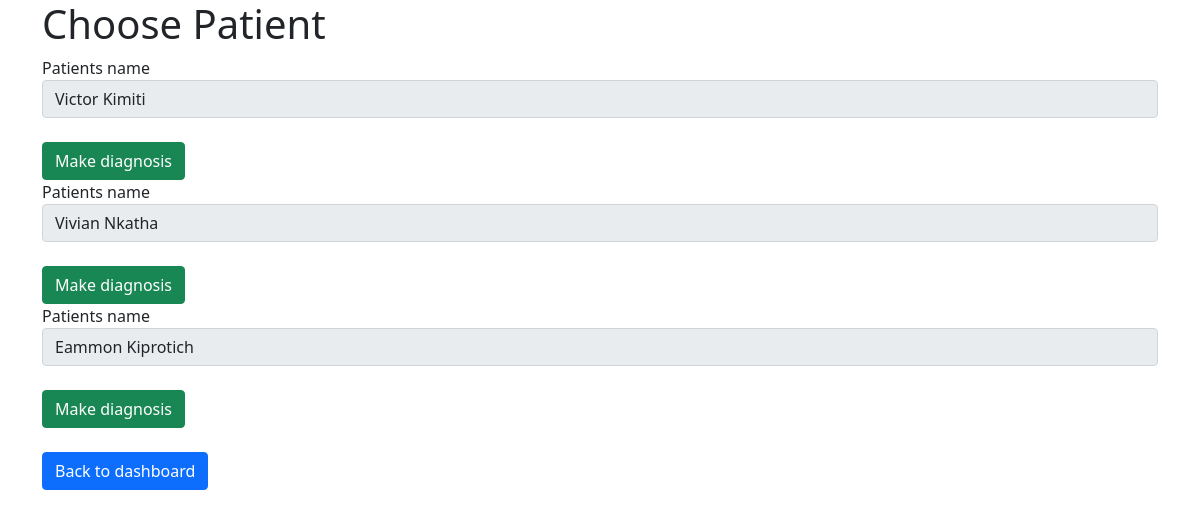
The app's page /diagnosis.php with its own data.
### tables this page shows
CREATE TABLE `appointments` (
  `username` varchar(250) DEFAULT NULL,
  `firstname` varchar(250) NOT NULL,
  `lastname` varchar(250) NOT NULL,
  `email` varchar(250) NOT NULL,
  `age` int(11) NOT NULL,
  `doctor` varchar(250) DEFAULT NULL,
  `time` datetime DEFAULT NULL
);

### diagnosis.php (the view, shortened to what this page needs)
<?php
require_once "databasecon.php";
$username = '%'.$_GET['name'].'%';
$statement  =$pdo->prepare("SELECT * FROM appointments where doctor like :username");
$statement->bindValue(":username", $username);
$statement->execute();
$users = $statement->fetchAll(PDO::FETCH_ASSOC);
?>
<!DOCTYPE html>
<html lang="en">
<head>
    <link rel="stylesheet" href="/project/bootstrap-5.1.3-dist/css/bootstrap-grid.min.css">
    <link rel="stylesheet" href="/project/bootstrap-5.1.3-dist/css/bootstrap.min.css">
</head>
<body>
    <div class="container">
        <div class="push-in">
        <h1>Choose Patient</h1>
        <?php foreach($users as $i => $user): ?>
        <form action="editdiagnosis.php?name=<?php echo $user['username']; ?>" method="get">
          <div class="form-group">
                <label>Patients name</label>
                <input class="form-control" name="firstname" type="text" value="<?php echo $user['firstname']; ?><?php echo " ".$user['lastname']; ?>" readonly></input>
            </div>
            <br>
            <button type="submit" class="btn btn-success">Make diagnosis</button>
        </form>
        <?php endforeach; ?>
        </div>
        <br>
        <a href="/project/doctors.php?<?php echo $_SERVER['QUERY_STRING']; ?>" type="submit" class="btn btn-primary">Back to dashboard</a>
    </div>
</body>
</html>

### records on screen
appointments: firstname "Victor Kimiti"
appointments: firstname "Vivian Nkatha"
appointments: firstname "Eammon Kiprotich"
